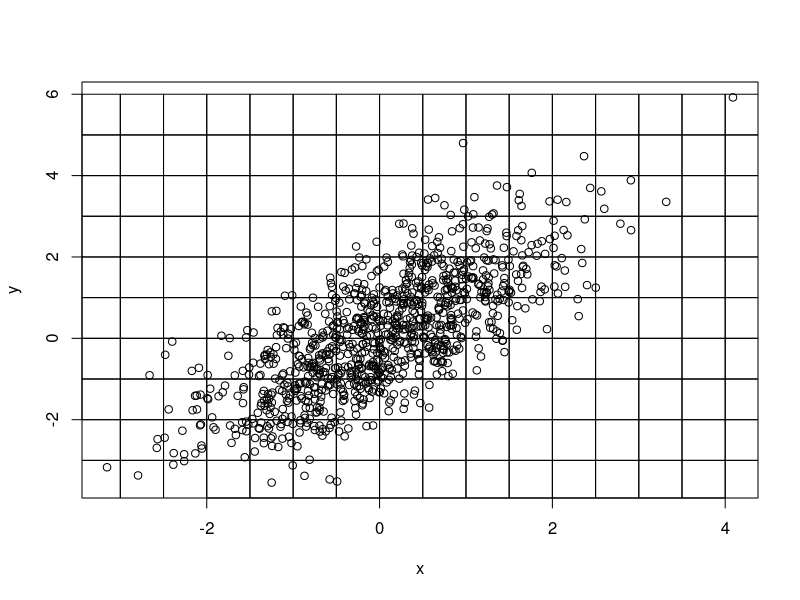

Write R code to recreate this figure.
# Christopher L. Simons, 2013

do_color <- FALSE
n_points <- 1000

#png("test.png")

x <- rnorm(n_points)
y <- x + rnorm(n_points)
data <- cbind(x, y)

breaks_x <- hist(x, plot=FALSE)$breaks
breaks_y <- hist(y, plot=FALSE)$breaks

debug_flag <- TRUE
debug <- function(message) {
    if (debug_flag) {
        print(message)
    }
}

plot(data)

cell_points <- c()
cell_weights <- c()
for (xb in 1:(length(breaks_x) - 1)) {
    for (yb in 1:(length(breaks_y) - 1)) {
        points_in_cell <- 0
        for (i in 1:length(data[,1])) {
            xi <- data[i,][1]
            yi <- data[i,][2]
            if (xi >= breaks_x[xb] && xi <= breaks_x[xb + 1]
                    && yi >= breaks_y[yb] && yi <= breaks_y[yb + 1]) {
                points_in_cell <- points_in_cell + 1
            }
        }
        cell_weight <- points_in_cell / n_points
        cell_points[length(cell_points) + 1] <- points_in_cell
        cell_weights[length(cell_weights) + 1] <- cell_weight
        #
        # Draw polygon for each cell; verticies:
        # { (lo-px, lo-py), (hi-px, lo-py),
        #   (hi-px, hi-py), (lo-px, hi-py), (lo-px, lo-py) }
        #
        coords_x <- c()
        coords_x[length(coords_x) + 1] <- breaks_x[xb]
        coords_x[length(coords_x) + 1] <- breaks_x[xb + 1]
        coords_x[length(coords_x) + 1] <- breaks_x[xb + 1]
        coords_x[length(coords_x) + 1] <- breaks_x[xb]
        coords_x[length(coords_x) + 1] <- breaks_x[xb]

        coords_y <- c()
        coords_y[length(coords_y) + 1] <- breaks_y[yb]
        coords_y[length(coords_y) + 1] <- breaks_y[yb]
        coords_y[length(coords_y) + 1] <- breaks_y[yb + 1]
        coords_y[length(coords_y) + 1] <- breaks_y[yb + 1]
        coords_y[length(coords_y) + 1] <- breaks_y[yb]

        if (do_color) {
            if (cell_weight > 0) {
                polygon(coords_x, coords_y, col="gray")
            } else {
                polygon(coords_x, coords_y, col="white")
            }
        } else {
            polygon(coords_x, coords_y)
        }
    }
}

#print(cell_points)
print(cell_weights)
#dev.off()
